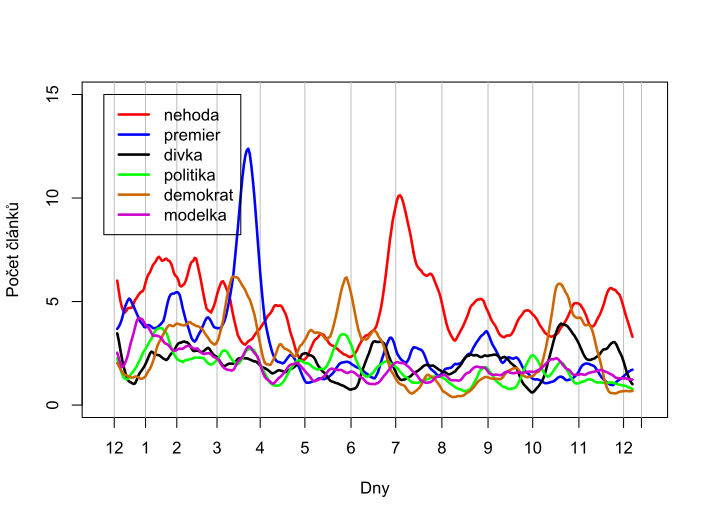

The script that drew this image:
Sys.setlocale(category = "LC_ALL", locale = "en_US.UTF-8")


posun = 20
vahy=c(1:(posun/2), (posun/2):1)
celadelka<-scan("/Users/karelbilek/Desktop/Rploty/R_dny_tfidf", what="char");
what_paint=c(1:length(celadelka));
prettify=function(zz) {rollapply(zoo(zz), width=posun, FUN=function(z) weighted.mean(z, vahy), na.pad = TRUE);}



min=0;
max = 15;


plot(c(what_paint), c(0,rep(max, length(what_paint)-1)), type="n", xlab="Dny", ylab="Počet článků" , xaxt="n");


kresli <- function(jmeno, barva) {
	filename = paste("/Users/karelbilek/Desktop/Rploty/R_stop_special_", jmeno, sep="");
	cely<-scan(filename)
	lines(c(what_paint),cely[c(what_paint)],type="l", col=barva);
}


texty=c();
barvy=c();

kreslis2 <- function(jmeno, barva) {
	filename = paste("/Users/karelbilek/Desktop/Rploty/R_stop_special_", jmeno, sep="");
	cely<-scan(filename)
	cely_sma<-prettify(cely)
	
	lines(c(what_paint),cely_sma[c(what_paint)],type="l", col=barva, lwd=2.5);
	
	
	texty<<-c(texty, jmeno);
	barvy<<-c(barvy, barva);
}

kde<-scan("/Users/karelbilek/Desktop/Rploty/R_dnywhere_tfidf");
mesice<-scan("/Users/karelbilek/Desktop/Rploty/R_mesice_tfidf", what="char");
axis(1, at=kde, labels=mesice);
abline(v=kde, untf = FALSE, col="gray")

kreslis2("nehoda", "red")

kreslis2("premier", "blue")
kreslis2("divka", "black")
kreslis2("politika", "green")
kreslis2("demokrat", "darkorange3")
kreslis2("modelka", "magenta3")

legend(1, max, texty, col=barvy, lty=1, lwd=2.5);
